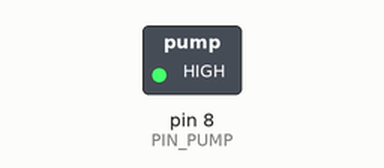
A sketch run on a simulated Arduino Uno, built with avr-gcc and run on an emulated ATmega328P. On the bench: switched loads named in the sketch (green lamp = pin HIGH). What the sketch prints to the serial monitor is not drawn.

Above: at 0.1 s.
Timing chart, 0 to 1.6 s (numbered marks = the images above):
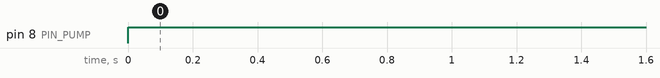

Measured:
- by itself, pin 8 (PIN_PUMP): LOW → HIGH at 0.00 s

The sketch:

Rau_mam.ino
```cpp
#define DEBUG
#define V_DEBUG true

#include "Logger.h"

#define PIN_PUMP     8

#define DELAY_3HOURS      10800000  // 3*3600*1000
#define DELAY_5MUNITES    300000    // 5*60*1000

void PinSet(uint8_t pin, uint8_t value)
{
  LOG(V_DEBUG, "INFO: PinSet (%d, %d)\r\n", pin, value);
  digitalWrite(pin, value);
}

void setup() {
#ifdef DEBUG
  Serial.begin(9600);
#endif
  LOG(V_DEBUG, "System starts...\r\n");

  pinMode(PIN_PUMP, OUTPUT);

  // put your setup code here, to run once:
  PinSet(PIN_PUMP, HIGH);
  delay(DELAY_5MUNITES);
  PinSet(PIN_PUMP, LOW);
}

void loop() {
  // put your main code here, to run repeatedly:
  delay(DELAY_3HOURS);
  PinSet(PIN_PUMP, HIGH);
  delay(DELAY_5MUNITES);
  PinSet(PIN_PUMP, LOW);

}
```

Logger.h
```cpp
#ifndef LOGGER_H
#define LOGGER_H

#ifdef DEBUG    //Macros are usually in all capital letters.
#define LOG(enable, ...)     \
do { \
	if(enable) \
	{ \
		char buffer[64] = "\0"; \
		sprintf(buffer, __VA_ARGS__); \
		if(strlen(buffer) >= 64) \
		{ \
			Serial.print("ERROR: Invalid log len\r\n"); \
		} \
		Serial.print(buffer); \
	} \
} while(0);
#else
  #define LOG(...)     //now defines a blank line
#endif

#endif // LOGGER_H
```
